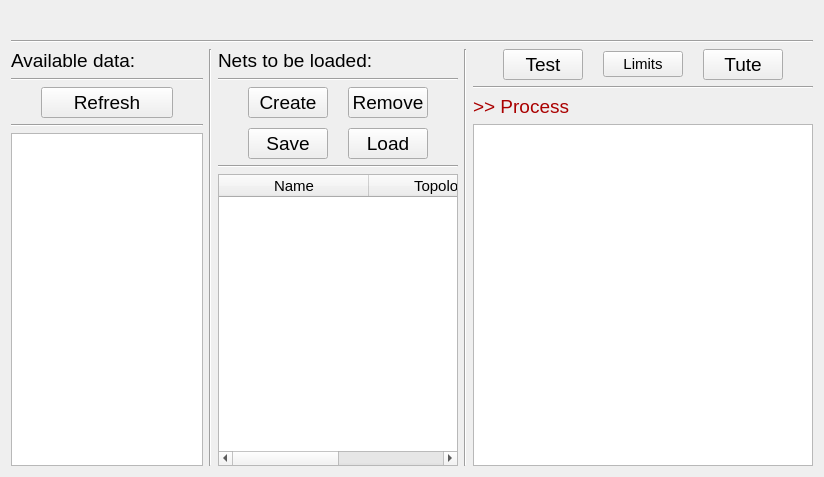
<?xml version="1.0" encoding="UTF-8"?>
<ui version="4.0">
 <class>NeuNetUI</class>
 <widget class="QMainWindow" name="NeuNetUI">
  <property name="geometry">
   <rect>
    <x>0</x>
    <y>0</y>
    <width>824</width>
    <height>477</height>
   </rect>
  </property>
  <property name="font">
   <font>
    <pointsize>11</pointsize>
   </font>
  </property>
  <property name="windowTitle">
   <string>NeuNetUI</string>
  </property>
  <widget class="QWidget" name="centralWidget">
   <layout class="QVBoxLayout" name="verticalLayout">
    <item>
     <widget class="QLabel" name="messages">
      <property name="font">
       <font>
        <pointsize>15</pointsize>
       </font>
      </property>
      <property name="styleSheet">
       <string notr="true">color: rgb(170, 0, 0);</string>
      </property>
      <property name="text">
       <string/>
      </property>
     </widget>
    </item>
    <item>
     <widget class="Line" name="line">
      <property name="orientation">
       <enum>Qt::Horizontal</enum>
      </property>
     </widget>
    </item>
    <item>
     <layout class="QHBoxLayout" name="laoWorkspace">
      <item>
       <layout class="QVBoxLayout" name="laoLeft">
        <item>
         <widget class="QLabel" name="lblData">
          <property name="font">
           <font>
            <pointsize>14</pointsize>
           </font>
          </property>
          <property name="text">
           <string>Available data:</string>
          </property>
         </widget>
        </item>
        <item>
         <widget class="Line" name="lnDataUpper">
          <property name="orientation">
           <enum>Qt::Horizontal</enum>
          </property>
         </widget>
        </item>
        <item>
         <layout class="QGridLayout" name="laoDataCtrl">
          <property name="leftMargin">
           <number>30</number>
          </property>
          <property name="rightMargin">
           <number>30</number>
          </property>
          <property name="horizontalSpacing">
           <number>20</number>
          </property>
          <property name="verticalSpacing">
           <number>10</number>
          </property>
          <item row="1" column="1">
           <widget class="QPushButton" name="dataRefresh">
            <property name="font">
             <font>
              <pointsize>14</pointsize>
             </font>
            </property>
            <property name="text">
             <string>Refresh</string>
            </property>
           </widget>
          </item>
         </layout>
        </item>
        <item>
         <widget class="Line" name="lnDataDowner">
          <property name="orientation">
           <enum>Qt::Horizontal</enum>
          </property>
         </widget>
        </item>
        <item>
         <widget class="QTreeWidget" name="data">
          <property name="selectionMode">
           <enum>QAbstractItemView::ExtendedSelection</enum>
          </property>
          <attribute name="headerVisible">
           <bool>false</bool>
          </attribute>
          <column>
           <property name="text">
            <string notr="true">1</string>
           </property>
          </column>
         </widget>
        </item>
       </layout>
      </item>
      <item>
       <widget class="Line" name="vlineRight">
        <property name="orientation">
         <enum>Qt::Vertical</enum>
        </property>
       </widget>
      </item>
      <item>
       <layout class="QVBoxLayout" name="laoCentral">
        <item>
         <widget class="QLabel" name="lblCentral">
          <property name="font">
           <font>
            <pointsize>14</pointsize>
           </font>
          </property>
          <property name="text">
           <string>Nets to be loaded:</string>
          </property>
         </widget>
        </item>
        <item>
         <widget class="Line" name="lnCentralUpper">
          <property name="orientation">
           <enum>Qt::Horizontal</enum>
          </property>
         </widget>
        </item>
        <item>
         <layout class="QGridLayout" name="laoNetCtrl">
          <property name="leftMargin">
           <number>30</number>
          </property>
          <property name="rightMargin">
           <number>30</number>
          </property>
          <property name="horizontalSpacing">
           <number>20</number>
          </property>
          <property name="verticalSpacing">
           <number>10</number>
          </property>
          <item row="0" column="0">
           <widget class="QPushButton" name="netCreate">
            <property name="font">
             <font>
              <pointsize>14</pointsize>
             </font>
            </property>
            <property name="styleSheet">
             <string notr="true"/>
            </property>
            <property name="text">
             <string>Create</string>
            </property>
           </widget>
          </item>
          <item row="0" column="1">
           <widget class="QPushButton" name="netRemove">
            <property name="font">
             <font>
              <pointsize>14</pointsize>
             </font>
            </property>
            <property name="styleSheet">
             <string notr="true"/>
            </property>
            <property name="text">
             <string>Remove</string>
            </property>
           </widget>
          </item>
          <item row="3" column="1">
           <widget class="QPushButton" name="netLoad">
            <property name="font">
             <font>
              <pointsize>14</pointsize>
             </font>
            </property>
            <property name="styleSheet">
             <string notr="true"/>
            </property>
            <property name="text">
             <string>Load</string>
            </property>
           </widget>
          </item>
          <item row="3" column="0">
           <widget class="QPushButton" name="netSave">
            <property name="font">
             <font>
              <pointsize>14</pointsize>
             </font>
            </property>
            <property name="text">
             <string>Save</string>
            </property>
           </widget>
          </item>
         </layout>
        </item>
        <item>
         <widget class="Line" name="lnCentralDowner">
          <property name="orientation">
           <enum>Qt::Horizontal</enum>
          </property>
         </widget>
        </item>
        <item>
         <widget class="QTableWidget" name="nets">
          <property name="selectionBehavior">
           <enum>QAbstractItemView::SelectRows</enum>
          </property>
          <attribute name="horizontalHeaderDefaultSectionSize">
           <number>150</number>
          </attribute>
          <attribute name="horizontalHeaderStretchLastSection">
           <bool>true</bool>
          </attribute>
          <attribute name="verticalHeaderStretchLastSection">
           <bool>false</bool>
          </attribute>
          <column>
           <property name="text">
            <string>Name</string>
           </property>
          </column>
          <column>
           <property name="text">
            <string>Topology</string>
           </property>
          </column>
         </widget>
        </item>
       </layout>
      </item>
      <item>
       <widget class="Line" name="vlineLeft">
        <property name="orientation">
         <enum>Qt::Vertical</enum>
        </property>
       </widget>
      </item>
      <item>
       <layout class="QVBoxLayout" name="laoRight">
        <item>
         <layout class="QHBoxLayout" name="laoProcessCtrl">
          <property name="spacing">
           <number>20</number>
          </property>
          <property name="leftMargin">
           <number>30</number>
          </property>
          <property name="rightMargin">
           <number>30</number>
          </property>
          <item>
           <widget class="QPushButton" name="test">
            <property name="font">
             <font>
              <pointsize>14</pointsize>
             </font>
            </property>
            <property name="text">
             <string>Test</string>
            </property>
           </widget>
          </item>
          <item>
           <widget class="QPushButton" name="setLimits">
            <property name="text">
             <string>Limits</string>
            </property>
           </widget>
          </item>
          <item>
           <widget class="QPushButton" name="tute">
            <property name="font">
             <font>
              <pointsize>14</pointsize>
             </font>
            </property>
            <property name="text">
             <string>Tute</string>
            </property>
           </widget>
          </item>
         </layout>
        </item>
        <item>
         <widget class="Line" name="lnProcess">
          <property name="orientation">
           <enum>Qt::Horizontal</enum>
          </property>
         </widget>
        </item>
        <item>
         <widget class="QLabel" name="process">
          <property name="font">
           <font>
            <pointsize>14</pointsize>
           </font>
          </property>
          <property name="styleSheet">
           <string notr="true">color: rgb(170, 0, 0);</string>
          </property>
          <property name="text">
           <string>&gt;&gt; Process</string>
          </property>
         </widget>
        </item>
        <item>
         <widget class="QListWidget" name="lstProcess"/>
        </item>
       </layout>
      </item>
     </layout>
    </item>
   </layout>
  </widget>
  <widget class="QMenuBar" name="menuBar">
   <property name="geometry">
    <rect>
     <x>0</x>
     <y>0</y>
     <width>824</width>
     <height>18</height>
    </rect>
   </property>
  </widget>
  <action name="actionLoad_net">
   <property name="text">
    <string>Load net</string>
   </property>
  </action>
  <action name="actionCreate_net">
   <property name="text">
    <string>Create net</string>
   </property>
  </action>
 </widget>
 <layoutdefault spacing="6" margin="11"/>
 <resources/>
 <connections/>
</ui>
